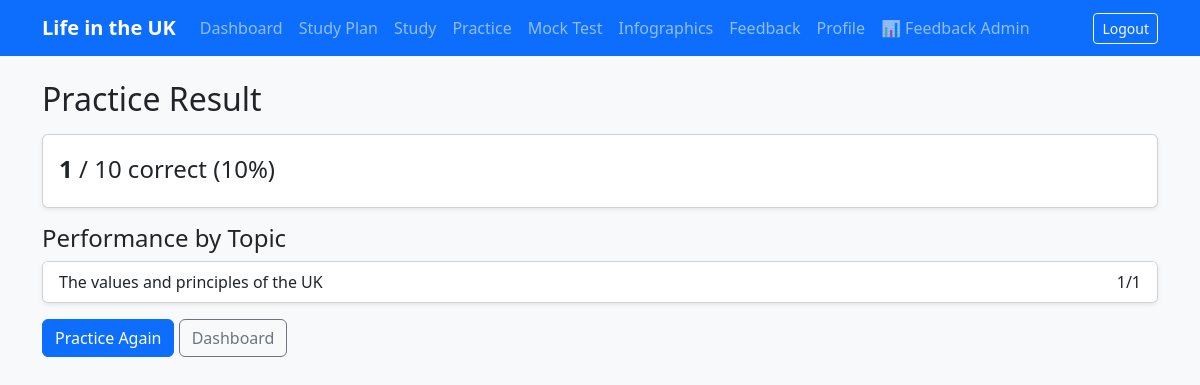
The page /practice/2/result/ (signed in) on the database its author committed.
### practice/models.py (models this page shows, shortened)
class PracticeSession(models.Model):
    MODE_RANDOM_10 = "random_10"
    MODE_RANDOM_20 = "random_20"
    MODE_RANDOM_30 = "random_30"
    MODE_UNANSWERED = "unanswered"
    MODE_ALL = "all"
    MODE_CHOICES = [
        (MODE_RANDOM_10, "Random 10"),
        (MODE_RANDOM_20, "Random 20"),
        (MODE_RANDOM_30, "Random 30"),
        (MODE_UNANSWERED, "Unanswered"),
        (MODE_ALL, "All"),
    ]
    user = models.ForeignKey(settings.AUTH_USER_MODEL, on_delete=models.CASCADE, related_name="practice_sessions")
    mode = models.CharField(max_length=20, choices=MODE_CHOICES)
    selected_topics = models.JSONField(default=list)
    question_ids = models.JSONField(default=list)
    started_at = models.DateTimeField(auto_now_add=True)
    ended_at = models.DateTimeField(null=True, blank=True)
    total_questions = models.PositiveIntegerField(default=0)
    correct_answers = models.PositiveIntegerField(default=0)
    score_percent = models.PositiveIntegerField(default=0)

### content/models.py (models this page shows, shortened)
class Topic(models.Model):
    code = models.PositiveSmallIntegerField(unique=True)
    name = models.CharField(max_length=200)
    class Meta:
        ordering = ["code"]

### practice/views.py (the view)
# urls.py: path("<int:session_id>/result/", views.practice_result, name="result"),
@login_required
def practice_result(request, session_id):
    session = get_object_or_404(PracticeSession, id=session_id, user=request.user)
    responses = session.responses.select_related("question__topic", "selected_option")
    correct = sum(1 for r in responses if r.is_correct)
    total = session.total_questions
    if session.ended_at is None:
        session.correct_answers = correct
        session.score_percent = round((correct / total) * 100) if total else 0
        session.ended_at = timezone.now()
        session.save()
    topic_stats = {}
    for r in responses:
        name = r.question.topic.name
        bucket = topic_stats.setdefault(name, {"correct": 0, "total": 0})
        bucket["total"] += 1
        if r.is_correct:
            bucket["correct"] += 1
    return render(request, "practice/result.html", {
        "session": session,
        "correct": correct,
        "total": total,
        "responses": responses,
        "topic_stats": topic_stats,
    })

### accounts/context_processors.py (called while the page is built)
def active_window(request):
    user = getattr(request, "user", None)
    if user is not None and user.is_authenticated and not user.is_superuser:
        return {
            "remaining_days": user.get_remaining_days(),
            "membership_active": user.is_membership_active,
        }
    return {"remaining_days": None, "membership_active": None}

def feedback_unread(request):
    user = getattr(request, "user", None)
    if user is not None and user.is_authenticated and user.is_superuser:
        from analytics.models import Feedback
        return {"feedback_unread_count": Feedback.objects.filter(is_read=False).count()}
    return {"feedback_unread_count": 0}

### templates/practice/result.html (shortened to what this page needs)
{% extends "base.html" %}
{% block content %}
<h2 class="mb-3">Practice Result</h2>
<div class="card shadow-sm mb-3">
  <div class="card-body">
    <p class="fs-4 mb-1"><strong>{{ correct }}</strong> / {{ total }} correct ({{ session.score_percent }}%)</p>
  </div>
</div>
<h4>Performance by Topic</h4>
<div class="card shadow-sm mb-3">
  <ul class="list-group list-group-flush">
    {% for name, stats in topic_stats.items %}
    <li class="list-group-item">
      <div class="d-flex justify-content-between"><span>{{ name }}</span><span>{{ stats.correct }}/{{ stats.total }}</span></div>
    </li>
    {% endfor %}
  </ul>
</div>
<a class="btn btn-primary" href="{% url 'practice:setup' %}">Practice Again</a>
<a class="btn btn-outline-secondary" href="{% url 'analytics:dashboard' %}">Dashboard</a>
{% endblock %}

### static/css/app.css (style rules this page uses)
body { font-family: system-ui, -apple-system, "Segoe UI", Roboto, sans-serif; }

### rows shown on the page
PracticeSession: score_percent "10"
Topic: topic_stats "The values and principles of the UK"

### other values the page prints
{{ correct }} "1"
{{ total }} "10"
{{ stats.correct }} "1"
{{ stats.total }} "1"
